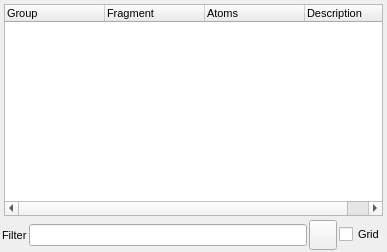
<?xml version="1.0" encoding="UTF-8"?>
<ui version="4.0">
 <class>BuildFragmentsPopup</class>
 <widget class="QWidget" name="BuildFragmentsPopup">
  <property name="geometry">
   <rect>
    <x>0</x>
    <y>0</y>
    <width>387</width>
    <height>252</height>
   </rect>
  </property>
  <property name="sizePolicy">
   <sizepolicy hsizetype="Minimum" vsizetype="Minimum">
    <horstretch>0</horstretch>
    <verstretch>0</verstretch>
   </sizepolicy>
  </property>
  <property name="font">
   <font>
    <pointsize>8</pointsize>
   </font>
  </property>
  <property name="windowTitle">
   <string>Build Fragments Popup</string>
  </property>
  <layout class="QVBoxLayout" name="verticalLayout">
   <property name="spacing">
    <number>2</number>
   </property>
   <property name="margin">
    <number>2</number>
   </property>
   <item>
    <widget class="QStackedWidget" name="FragmentsStack">
     <property name="currentIndex">
      <number>0</number>
     </property>
     <widget class="QWidget" name="TreePage">
      <layout class="QHBoxLayout" name="horizontalLayout_2">
       <property name="spacing">
        <number>2</number>
       </property>
       <property name="margin">
        <number>2</number>
       </property>
       <item>
        <widget class="QTreeWidget" name="FragmentTree">
         <property name="sizePolicy">
          <sizepolicy hsizetype="Expanding" vsizetype="Expanding">
           <horstretch>0</horstretch>
           <verstretch>0</verstretch>
          </sizepolicy>
         </property>
         <property name="editTriggers">
          <set>QAbstractItemView::DoubleClicked</set>
         </property>
         <property name="selectionMode">
          <enum>QAbstractItemView::SingleSelection</enum>
         </property>
         <property name="iconSize">
          <size>
           <width>75</width>
           <height>75</height>
          </size>
         </property>
         <column>
          <property name="text">
           <string>Group</string>
          </property>
         </column>
         <column>
          <property name="text">
           <string>Fragment</string>
          </property>
         </column>
         <column>
          <property name="text">
           <string>Atoms</string>
          </property>
         </column>
         <column>
          <property name="text">
           <string>Description</string>
          </property>
         </column>
        </widget>
       </item>
      </layout>
     </widget>
     <widget class="QWidget" name="TablePage">
      <layout class="QHBoxLayout" name="horizontalLayout">
       <property name="spacing">
        <number>2</number>
       </property>
       <property name="margin">
        <number>2</number>
       </property>
       <item>
        <widget class="QTableWidget" name="FragmentTable">
         <property name="editTriggers">
          <set>QAbstractItemView::NoEditTriggers</set>
         </property>
         <property name="selectionMode">
          <enum>QAbstractItemView::SingleSelection</enum>
         </property>
         <property name="iconSize">
          <size>
           <width>75</width>
           <height>75</height>
          </size>
         </property>
         <attribute name="horizontalHeaderVisible">
          <bool>false</bool>
         </attribute>
        </widget>
       </item>
      </layout>
     </widget>
    </widget>
   </item>
   <item>
    <layout class="QHBoxLayout" name="horizontalLayout_3">
     <property name="spacing">
      <number>2</number>
     </property>
     <item>
      <widget class="QLabel" name="label">
       <property name="text">
        <string>Filter</string>
       </property>
      </widget>
     </item>
     <item>
      <widget class="QLineEdit" name="FilterEdit"/>
     </item>
     <item>
      <widget class="QPushButton" name="ClearFilterButton">
       <property name="sizePolicy">
        <sizepolicy hsizetype="Fixed" vsizetype="Fixed">
         <horstretch>0</horstretch>
         <verstretch>0</verstretch>
        </sizepolicy>
       </property>
       <property name="minimumSize">
        <size>
         <width>0</width>
         <height>30</height>
        </size>
       </property>
       <property name="maximumSize">
        <size>
         <width>28</width>
         <height>30</height>
        </size>
       </property>
       <property name="toolTip">
        <string>Close selected forcefield</string>
       </property>
       <property name="text">
        <string/>
       </property>
       <property name="icon">
        <iconset resource="icons.qrc">
         <normaloff>:/basic/icons/basic_cross.svg</normaloff>:/basic/icons/basic_cross.svg</iconset>
       </property>
       <property name="iconSize">
        <size>
         <width>20</width>
         <height>20</height>
        </size>
       </property>
      </widget>
     </item>
     <item>
      <widget class="QCheckBox" name="ViewAsGridCheck">
       <property name="text">
        <string>Grid</string>
       </property>
       <property name="checked">
        <bool>false</bool>
       </property>
       <property name="autoExclusive">
        <bool>true</bool>
       </property>
      </widget>
     </item>
    </layout>
   </item>
  </layout>
 </widget>
 <resources>
  <include location="icons.qrc"/>
 </resources>
 <connections/>
</ui>
